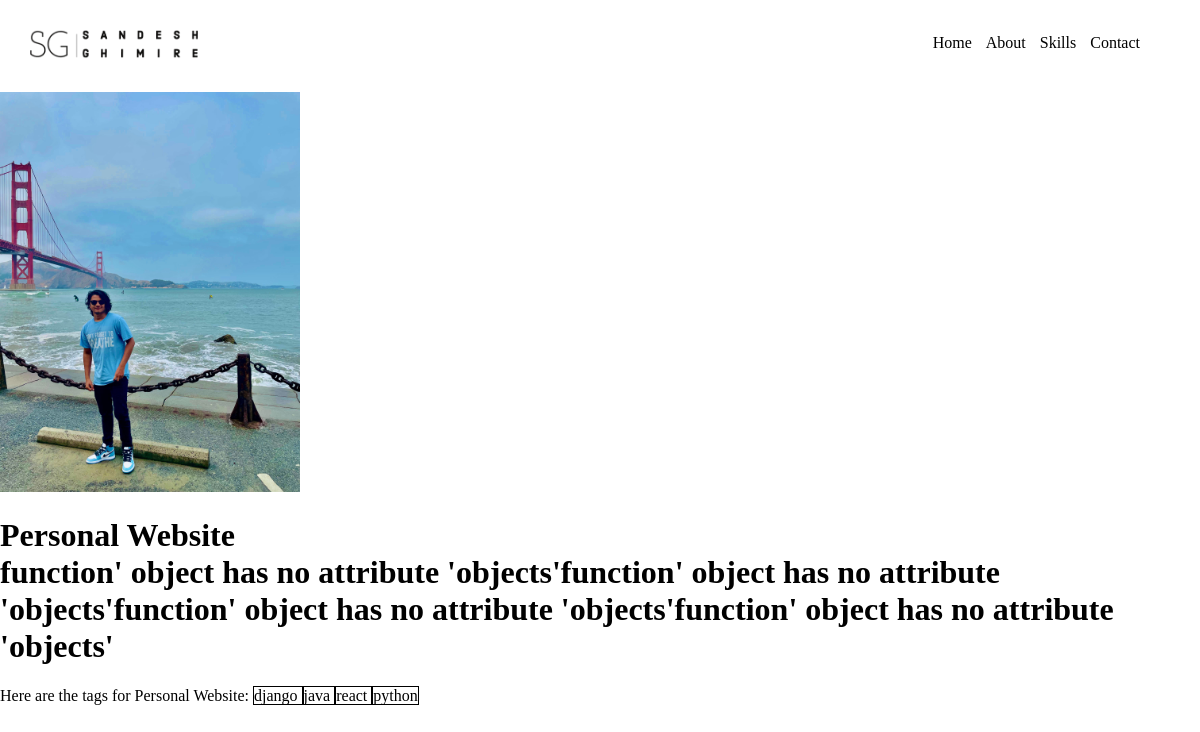
/Project/ac9133c3ebcb420e85796ab3cdd7fc42/, run on the app's committed database.
### base/models.py (models this page shows, shortened)
class Project(models.Model):
    title=models.CharField(max_length=200)
    description = models.TextField(null = True, blank=True)
    demo_link =models.CharField(max_length=2000, null=True,blank=True)
    user_image = models.ImageField(null=True, blank = True, default = "default.jpg")
    source_link =models.CharField(max_length=2000, null=True,blank=True)
    created = models.DateTimeField(auto_now_add = True)
    id = models.UUIDField(default=uuid.uuid4,unique=True,primary_key = True, editable=False)
    tags = models.ManyToManyField('Tag', blank=True) #creating relatiponship with Tags
    vote_total = models.IntegerField(default=0,null=True, blank=True)#creating relatiponship with review
    vote_ratio = models.IntegerField(default=0,null=True, blank=True)

class Tag(models.Model):
    name=models.CharField(max_length = 200)
    created = models.DateTimeField(auto_now_add = True)
    id = models.UUIDField(default=uuid.uuid4,unique=True,primary_key = True, editable=False)
    def __str__(self):
        return self.name

### base/views.py (the view)
# urls.py: path('Project/<str:pk>/', views.project, name="Project"),
def project(request,pk):
    ProjectObj=Project.objects.get(id=pk)
    return render(request,'base/Project.html',{'cont':ProjectObj})

### base/templates/base/Project.html
{% include 'main.html'%}
<img style = "max-width: 300px "src = "{{ cont.user_image.url }}">
<h1> {{ cont.title }} <br>
    {{ cont.description }}</h1>
    <p>
        Here are the tags for {{cont.title}}:
        {% for i in cont.tags.all %}
            <span style="border: 1px solid black" > {{ i }} </span>
        {% endfor %}
    </p>

### base/static/Style/style.css (style rules this page uses)
html,body { margin:0; padding:0; overflow-x:hidden; }

### data on the page
Project: user_image (placeholder picture), title "Personal Website", description "function' object has no attribute 'objects'function' object has no attribute 'objects'function' object has no attribute 'objects'function' object has no attribute 'objects'"
Tag: name "django"
Tag: name "java"
Tag: name "react"
Tag: name "python"
